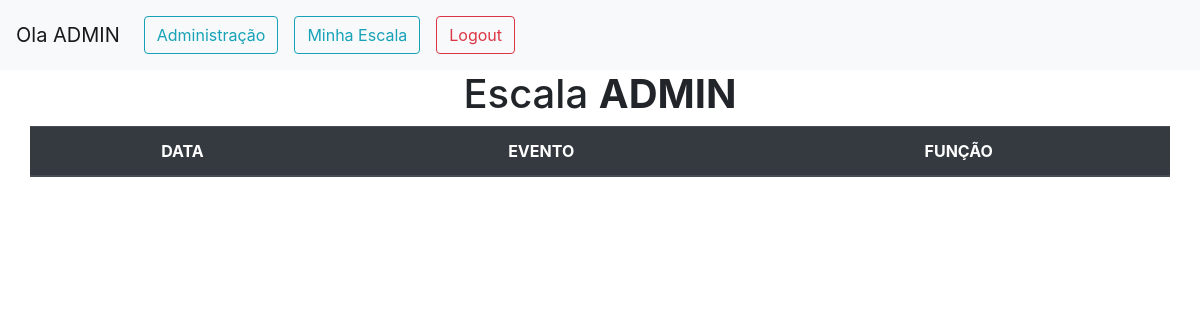
Page / (signed in) on the earlier database version.
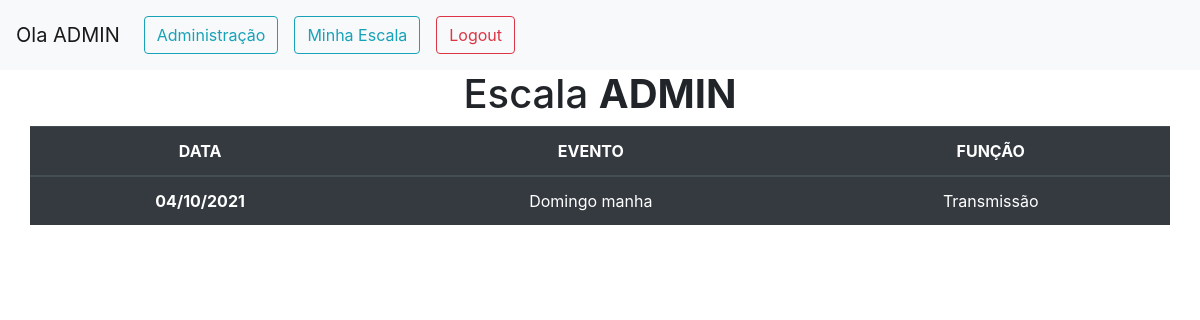
Same page on the later database version.
### account/models.py (models this page shows)
class User(AbstractUser):
    funcao = models.ManyToManyField(Funcao)

### escala/models.py (models this page shows, shortened)
class Escala(models.Model):
    nome = models.ForeignKey(User, on_delete=models.DO_NOTHING, blank=True, null=True, verbose_name='Responsavel')
    data = models.DateField(default=now())
    funcao = models.ForeignKey(Funcao, on_delete=models.DO_NOTHING, verbose_name='Função')
    evento = models.ForeignKey(Evento, on_delete=models.DO_NOTHING, verbose_name='Evento')
    observacao = models.TextField(max_length=1000, blank=True, null=True)
    def get_funcao(self):
        return f'{self.funcao}'
    def get_evento(self):
        return f'{self.evento}'
    def datas(self):
        return self.data.strftime('%d/%m/%Y')

class Evento(models.Model):
    nome_evento = models.CharField(max_length=50, verbose_name='Evento', unique=True)
    ultima_alteracao = models.DateTimeField(auto_now=True, verbose_name='Ultima Alteração')
    observacao = models.TextField(max_length=250, blank=True, null=True,)
    def __str__(self):
        return f'{self.nome_evento}'
    class Meta:
        verbose_name_plural = 'Eventos'

### ministerio/models.py (models this page shows)
class Funcao(models.Model):
    funcao = models.CharField(max_length=50, verbose_name='Função', unique=True)
    ativo = models.BooleanField(default=True)
    def __str__(self):
        return f'{self.funcao}'
    class Meta:
        verbose_name_plural = 'Funcoes'

### escala/views.py (the view)
# urls.py: path('', MinhaEscalaView, name='minhaescala'),
@login_required()
def MinhaEscalaView(request):
    usuario = get_object_or_404(User, pk=request.user.id)
    hoje = date.today()
    if usuario:
        resultado = Escala.objects.filter(nome=usuario, data__month=str(hoje.month))
        context = {
            'escala': resultado,
        }
        return render(request, 'minhaescala.html', context)

### templates/minhaescala.html (shortened to what this page needs)
{% extends './base.html' %}
{% block content %}
<section class="container-fluid">
    <div class="container-fluid">
        <div class="row">
            <div class="col-sm-12 text-center">
                {% if user %}
                <h1>Escala <strong>{{user | upper}}</strong> </h1>
                {% endif %}
            </div>
        </div>
    </div>
</section>
<section class="container-fluid">
    <div class="container-fluid">
        <div class="row">
            <div class="col-sm-12">
                <table class="table table-dark text-center">
                    <thead>
                        <tr>
                            <th scope="col">DATA</th>
                            <th scope="col">EVENTO</th>
                            <th scope="col">FUNÇÃO</th>
                        </tr>
                    </thead>
                    <tbody>
                        {% for i in escala %}
                        <tr>
                            <th scope="row">{{i.datas}}</th>
                            <td>{{i.get_evento}}</td>
                            <td>{{i.get_funcao}}</td>
                        </tr>
                        {% endfor %}
                    </tbody>
                </table>
            </div>
        </div>
    </div>
</section>
{% endblock %}

### templates/base.html (shortened to what this page needs)
<!doctype html>
<html lang="pt-br">
<head>
    <link rel="stylesheet" href="https://stackpath.bootstrapcdn.com/bootstrap/4.3.1/css/bootstrap.min.css"
>
</head>
<body>
    {%block navbar%}
        {% include './partials/_nav.html' %}
    {%endblock%}
    {%block content%}
    {%endblock%}
</body>
</html>

### templates/partials/_nav.html (shortened to what this page needs)
<nav class="navbar navbar-expand-lg navbar-light bg-light">
    {% if user %}
        <a class="navbar-brand" href="#">Ola {{user| upper}} </a>
    {% endif %}
  <div class="collapse navbar-collapse" id="navbarNavDropdown">
    <ul class="navbar-nav">
    {% if user.is_authenticated %}
        <li class="nav-item active"><a class="nav-link"  href="{% url 'admin:index' %}"><button type="submit" class="btn btn-outline-info btn-block container-fluid">Administração</button></a></li>
        <li class="nav-item active"><a class="nav-link" href="{% url 'minhaescala' %}"><button type="submit" class="btn btn-outline-info btn-block container-fluid">Minha Escala</button></a></li>
        <li class="nav-item"><a class="nav-link" href="{% url 'logout' %}"><button type="submit" class="btn btn-outline-danger  btn-block">Logout</button></a></li>
    {%else%}
        <li class="nav-item"><a class="nav-link" href="{% url 'login' %}">Login</a></li>
    {% endif %}
    </ul>
  </div>
</nav>

Differences in the rows shown:
added Escala: datas "04/10/2021", get_evento "Domingo manha", get_funcao "Transmissão"
